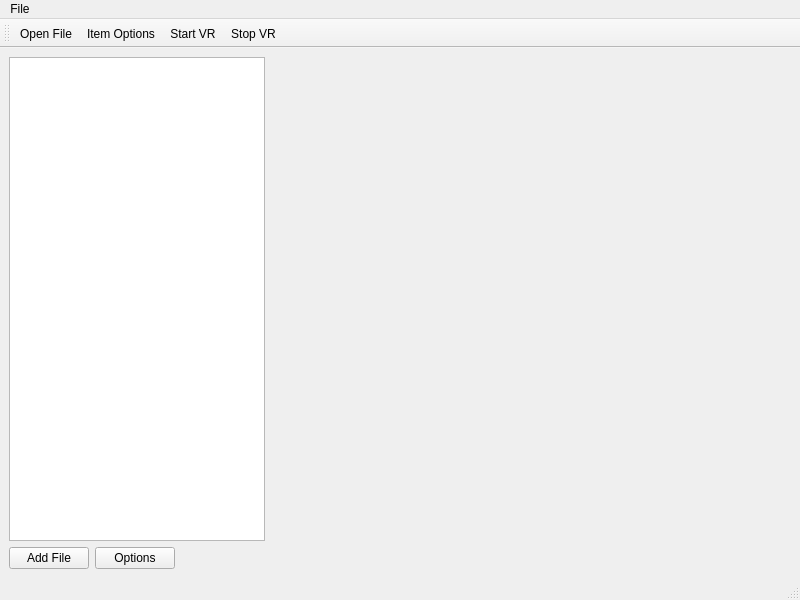
<?xml version="1.0" encoding="UTF-8"?>
<ui version="4.0">
 <class>MainWindow</class>
 <widget class="QMainWindow" name="MainWindow">
  <property name="geometry">
   <rect>
    <x>0</x>
    <y>0</y>
    <width>800</width>
    <height>600</height>
   </rect>
  </property>
  <property name="windowTitle">
   <string>MainWindow</string>
  </property>
  <widget class="QWidget" name="centralwidget">
   <layout class="QVBoxLayout" name="verticalLayout">
    <item>
     <layout class="QHBoxLayout" name="horizontalLayout">
      <item>
       <widget class="QTreeView" name="treeView">
        <property name="sizePolicy">
         <sizepolicy hsizetype="Fixed" vsizetype="Expanding">
          <horstretch>0</horstretch>
          <verstretch>0</verstretch>
         </sizepolicy>
        </property>
        <property name="contextMenuPolicy">
         <enum>Qt::ActionsContextMenu</enum>
        </property>
       </widget>
      </item>
      <item>
       <widget class="QVTKOpenGLNativeWidget" name="vtkWidget" native="true">
        <property name="sizePolicy">
         <sizepolicy hsizetype="Expanding" vsizetype="Expanding">
          <horstretch>0</horstretch>
          <verstretch>0</verstretch>
         </sizepolicy>
        </property>
       </widget>
      </item>
     </layout>
    </item>
    <item>
     <layout class="QHBoxLayout" name="horizontalLayout_2">
      <item>
       <widget class="QPushButton" name="pushButton_1">
        <property name="sizePolicy">
         <sizepolicy hsizetype="Minimum" vsizetype="Fixed">
          <horstretch>0</horstretch>
          <verstretch>0</verstretch>
         </sizepolicy>
        </property>
        <property name="text">
         <string>Add File</string>
        </property>
       </widget>
      </item>
      <item>
       <widget class="QPushButton" name="pushButton_2">
        <property name="text">
         <string>Options</string>
        </property>
       </widget>
      </item>
      <item>
       <spacer name="horizontalSpacer">
        <property name="orientation">
         <enum>Qt::Horizontal</enum>
        </property>
        <property name="sizeHint" stdset="0">
         <size>
          <width>40</width>
          <height>20</height>
         </size>
        </property>
       </spacer>
      </item>
     </layout>
    </item>
   </layout>
  </widget>
  <widget class="QMenuBar" name="menubar">
   <property name="geometry">
    <rect>
     <x>0</x>
     <y>0</y>
     <width>800</width>
     <height>22</height>
    </rect>
   </property>
   <widget class="QMenu" name="menuFile">
    <property name="title">
     <string>File</string>
    </property>
    <addaction name="actionOpen_File"/>
    <addaction name="actionItem_Options"/>
    <addaction name="actionStart_VR"/>
    <addaction name="actionStop_VR"/>
   </widget>
   <addaction name="menuFile"/>
  </widget>
  <widget class="QStatusBar" name="statusbar"/>
  <widget class="QToolBar" name="toolBar">
   <property name="windowTitle">
    <string>toolBar</string>
   </property>
   <attribute name="toolBarArea">
    <enum>TopToolBarArea</enum>
   </attribute>
   <attribute name="toolBarBreak">
    <bool>false</bool>
   </attribute>
   <addaction name="actionOpen_File"/>
   <addaction name="actionItem_Options"/>
   <addaction name="actionStart_VR"/>
   <addaction name="actionStop_VR"/>
  </widget>
  <action name="actionOpen_File">
   <property name="icon">
    <iconset resource="icons.qrc">
     <normaloff>:/Icons/icons/fileopen.png</normaloff>:/Icons/icons/fileopen.png</iconset>
   </property>
   <property name="text">
    <string>Open File</string>
   </property>
   <property name="menuRole">
    <enum>QAction::NoRole</enum>
   </property>
  </action>
  <action name="actionItem_Options">
   <property name="icon">
    <iconset resource="icons.qrc">
     <normaloff>:/Icons/icons/options.png</normaloff>:/Icons/icons/options.png</iconset>
   </property>
   <property name="text">
    <string>Item Options</string>
   </property>
   <property name="toolTip">
    <string>Item Options</string>
   </property>
   <property name="menuRole">
    <enum>QAction::NoRole</enum>
   </property>
  </action>
  <action name="actionStart_VR">
   <property name="icon">
    <iconset resource="icons.qrc">
     <normaloff>:/Icons/icons/startVR.png</normaloff>:/Icons/icons/startVR.png</iconset>
   </property>
   <property name="text">
    <string>Start VR</string>
   </property>
   <property name="menuRole">
    <enum>QAction::NoRole</enum>
   </property>
  </action>
  <action name="actionStop_VR">
   <property name="icon">
    <iconset resource="icons.qrc">
     <normaloff>:/Icons/icons/stopVR.png</normaloff>:/Icons/icons/stopVR.png</iconset>
   </property>
   <property name="text">
    <string>Stop VR</string>
   </property>
   <property name="menuRole">
    <enum>QAction::NoRole</enum>
   </property>
  </action>
 </widget>
 <customwidgets>
  <customwidget>
   <class>QVTKOpenGLNativeWidget</class>
   <extends>QWidget</extends>
   <header>qvtkopenglnativewidget.h</header>
   <container>1</container>
  </customwidget>
 </customwidgets>
 <resources>
  <include location="icons.qrc"/>
 </resources>
 <connections/>
</ui>
